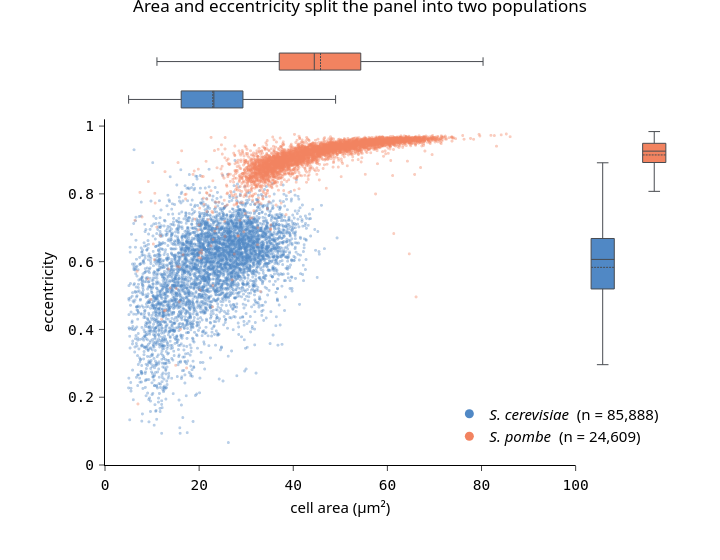

Notebook code cell kept with this figure:
### Code cell
# | code-fold: true
# | code-summary: "Code for the area-vs-eccentricity figure"
# | label: fig-area-ecc
# | fig-cap: "Joint distribution of cell area and eccentricity, with marginal box plots. Scatter points are a random subsample of 5,000 cells per species; boxes use every cell that passed the area gate."
# | fig-alt: "Scatter plot of cell area versus eccentricity with two largely non-overlapping clouds for budding yeast and fission yeast, and box plots along each axis."

# Every cell is used for the marginal boxes; the scatter shows a random subsample per
# species, since 112,000 overplotted markers read as two solid blobs (and bloat the page).
POINTS_PER_SPECIES = 5000
rng = np.random.default_rng(0)


def box_stats(values):
    """Quartiles and Tukey fences for a Plotly box trace built from precomputed statistics."""
    q1, median, q3 = np.percentile(values, [25, 50, 75])
    iqr = q3 - q1
    return dict(
        q1=[q1],
        median=[median],
        q3=[q3],
        lowerfence=[max(values.min(), q1 - 1.5 * iqr)],
        upperfence=[min(values.max(), q3 + 1.5 * iqr)],
        mean=[values.mean()],
    )


fig = make_subplots(
    rows=2,
    cols=2,
    column_widths=[0.85, 0.15],
    row_heights=[0.15, 0.85],
    shared_xaxes=True,
    shared_yaxes=True,
    horizontal_spacing=0.02,
    vertical_spacing=0.02,
)

for species in groups:
    cells = analysis_df[analysis_df[GROUP_COL] == species]
    color = COLORS[species]

    shown = cells.iloc[
        rng.choice(len(cells), size=min(POINTS_PER_SPECIES, len(cells)), replace=False)
    ]
    fig.add_trace(
        go.Scattergl(
            x=shown[AREA_COL],
            y=shown["eccentricity"],
            mode="markers",
            showlegend=False,
            marker=dict(color=color, size=3, opacity=0.4, line=dict(width=0)),
            hovertemplate=f"{species}<br>area %{{x:.1f}} μm²<br>ecc. %{{y:.2f}}<extra></extra>",
        ),
        row=2,
        col=1,
    )
    # A legend-only proxy, so the key shows a full-size, full-opacity marker.
    fig.add_trace(
        go.Scatter(
            x=[None],
            y=[None],
            mode="markers",
            name=f"{DISPLAY[species]}  (n = {len(cells):,})",
            marker=dict(color=color, size=9),
        ),
        row=2,
        col=1,
    )

    box_kwargs = dict(
        showlegend=False,
        fillcolor=color,
        line=dict(color=apc.charcoal.hex_code, width=1),
        width=0.45,
        hoverinfo="skip",
    )
    fig.add_trace(
        go.Box(**box_stats(cells[AREA_COL].to_numpy()), y=[species], orientation="h", **box_kwargs),
        row=1,
        col=1,
    )
    fig.add_trace(
        go.Box(**box_stats(cells["eccentricity"].to_numpy()), x=[species], **box_kwargs),
        row=2,
        col=2,
    )

fig.update_xaxes(title_text=AREA_LABEL, range=[0, MAX_AREA_UM2], row=2, col=1)
fig.update_yaxes(title_text="eccentricity", range=[0, 1.02], row=2, col=1)
for row, col in ((1, 1), (2, 2)):  # the marginals borrow their scale from the scatter
    fig.update_xaxes(showticklabels=False, ticks="", showline=False, row=row, col=col)
    fig.update_yaxes(showticklabels=False, ticks="", showline=False, row=row, col=col)

fig.update_layout(
    width=720,
    height=560,
    title="Area and eccentricity split the panel into two populations",
    legend=dict(
        x=0.99, y=0.03, xanchor="right", yanchor="bottom", bgcolor="rgba(255,255,255,0.75)"
    ),
)
apc.plotly.style_plot(fig, monospaced_axes="xy", row=2, col=1)
fig.show()

### Figure 1 — Plotly figure (JSON) as saved in the notebook; plotly's stock layout.template omitted (floating-point values rounded to 4 significant figures; data arrays with more than 128 entries replaced by an {"elided": "..."} marker saying what was removed)
{"data": [{"hovertemplate": "cerevisiae<br>area %{x:.1f} μm²<br>ecc. %{y:.2f}<extra></extra>", "marker": {"color": "#5088C5", "line": {"width": 0}, "opacity": 0.4, "size": 3}, "mode": "markers", "showlegend": false, "type": "scattergl", "x": {"elided": "5000 float values"}, "xaxis": "x3", "y": {"elided": "5000 float values"}, "yaxis": "y3"}, {"marker": {"color": "#5088C5", "size": 9}, "mode": "markers", "name": "<i>S. cerevisiae</i>  (n = 85,888)", "type": "scatter", "x": [null], "xaxis": "x3", "y": [null], "yaxis": "y3"}, {"fillcolor": "#5088C5", "hoverinfo": "skip", "line": {"color": "#484B50", "width": 1}, "lowerfence": [5.017], "mean": [22.89], "median": [23.13], "orientation": "h", "q1": [16.19], "q3": [29.31], "showlegend": false, "type": "box", "upperfence": [49.0], "width": 0.45, "xaxis": "x", "y": ["cerevisiae"], "yaxis": "y"}, {"fillcolor": "#5088C5", "hoverinfo": "skip", "line": {"color": "#484B50", "width": 1}, "lowerfence": [0.296], "mean": [0.5832], "median": [0.6066], "q1": [0.5194], "q3": [0.6683], "showlegend": false, "type": "box", "upperfence": [0.8917], "width": 0.45, "x": ["cerevisiae"], "xaxis": "x4", "yaxis": "y4"}, {"hovertemplate": "pombe<br>area %{x:.1f} μm²<br>ecc. %{y:.2f}<extra></extra>", "marker": {"color": "#F28360", "line": {"width": 0}, "opacity": 0.4, "size": 3}, "mode": "markers", "showlegend": false, "type": "scattergl", "x": {"elided": "5000 float values"}, "xaxis": "x3", "y": {"elided": "5000 float values"}, "yaxis": "y3"}, {"marker": {"color": "#F28360", "size": 9}, "mode": "markers", "name": "<i>S. pombe</i>  (n = 24,609)", "type": "scatter", "x": [null], "xaxis": "x3", "y": [null], "yaxis": "y3"}, {"fillcolor": "#F28360", "hoverinfo": "skip", "line": {"color": "#484B50", "width": 1}, "lowerfence": [11.04], "mean": [45.79], "median": [44.47], "orientation": "h", "q1": [37.02], "q3": [54.34], "showlegend": false, "type": "box", "upperfence": [80.33], "width": 0.45, "xaxis": "x", "y": ["pombe"], "yaxis": "y"}, {"fillcolor": "#F28360", "hoverinfo": "skip", "line": {"color": "#484B50", "width": 1}, "lowerfence": [0.8074], "mean": [0.9148], "median": [0.926], "q1": [0.8925], "q3": [0.9492], "showlegend": false, "type": "box", "upperfence": [0.9838], "width": 0.45, "x": ["pombe"], "xaxis": "x4", "yaxis": "y4"}], "layout": {"height": 560, "legend": {"bgcolor": "rgba(255,255,255,0.75)", "x": 0.99, "xanchor": "right", "y": 0.03, "yanchor": "bottom"}, "title": {"text": "Area and eccentricity split the panel into two populations"}, "width": 720, "xaxis": {"anchor": "y", "domain": [0, 0.833], "matches": "x3", "showline": false, "showticklabels": false, "ticks": ""}, "xaxis2": {"anchor": "y2", "domain": [0.853, 1], "matches": "x4", "showticklabels": false}, "xaxis3": {"anchor": "y3", "domain": [0, 0.833], "range": [0, 100], "tickfont": {"family": "AtkinsonHyperlegibleMono, Atkinson Hyperlegible Mono, DejaVu Sans Mono, monospace", "size": 14.5}, "tickformat": ",", "title": {"text": "cell area (μm²)"}}, "xaxis4": {"anchor": "y4", "domain": [0.853, 1], "showline": false, "showticklabels": false, "ticks": ""}, "yaxis": {"anchor": "x", "domain": [0.853, 1], "showline": false, "showticklabels": false, "ticks": ""}, "yaxis2": {"anchor": "x2", "domain": [0.853, 1], "matches": "y", "showticklabels": false}, "yaxis3": {"anchor": "x3", "domain": [0, 0.833], "range": [0, 1.02], "tickfont": {"family": "AtkinsonHyperlegibleMono, Atkinson Hyperlegible Mono, DejaVu Sans Mono, monospace", "size": 14.5}, "tickformat": ",", "title": {"text": "eccentricity"}}, "yaxis4": {"anchor": "x4", "domain": [0, 0.833], "matches": "y3", "showline": false, "showticklabels": false, "ticks": ""}}}
